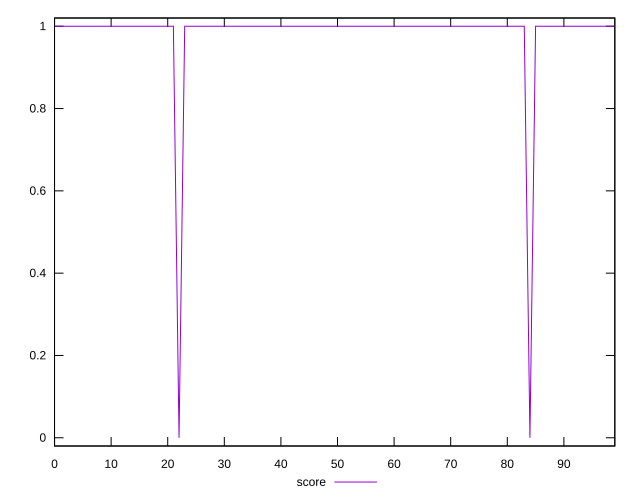

Recreate this plot in gnuplot.
reset

$score <<EOF
0 1
1 1
2 1
3 1
4 1
5 1
6 1
7 1
8 1
9 1
10 1
11 1
12 1
13 1
14 1
15 1
16 1
17 1
18 1
19 1
20 1
21 1
22 0
23 1
24 1
25 1
26 1
27 1
28 1
29 1
30 1
31 1
32 1
33 1
34 1
35 1
36 1
37 1
38 1
39 1
40 1
41 1
42 1
43 1
44 1
45 1
46 1
47 1
48 1
49 1
50 1
51 1
52 1
53 1
54 1
55 1
56 1
57 1
58 1
59 1
60 1
61 1
62 1
63 1
64 1
65 1
66 1
67 1
68 1
69 1
70 1
71 1
72 1
73 1
74 1
75 1
76 1
77 1
78 1
79 1
80 1
81 1
82 1
83 1
84 0
85 1
86 1
87 1
88 1
89 1
90 1
91 1
92 1
93 1
94 1
95 1
96 1
97 1
98 1
99 1
EOF

set key outside below
set xrange [0:99]
set yrange [-0.02:1.02]
set trange [-0.02:1.02]
set terminal svg size 640, 500 enhanced background rgb 'white'
set output "reprap/server-response-time/samples/pages+cached+noexternal+nomedia/score/values.svg"

plot $score title "score" with line

reset
